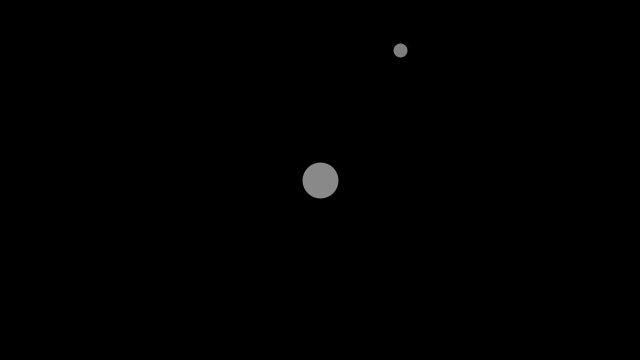
Frame 1 (no input)
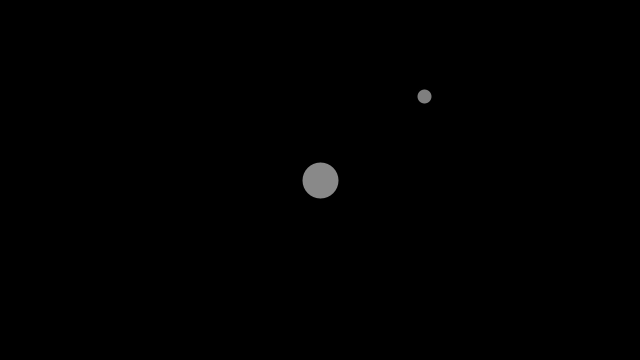
Frame 60 (the mouse pressed at the canvas centre just before this capture)
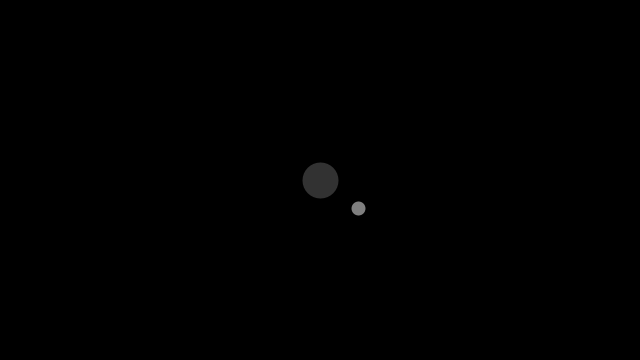
Frame 120 (the mouse held since frame 60 and released just before this capture)

The Processing sketch that drew these frames (run headless with seeded random() and noise(); from frame 60 on, the mouse is pressed at the canvas centre):

// Processing sketch: NOC_simulating_gravity
// ── NOC_simulating_gravity.pde
Attractor a;
Movable m;

void setup() {
  size(640, 360);
  a = new Attractor();
  m = new Movable();
}

void draw() {
  background(0);

  PVector f = a.attract(m);
  
  m.applyForce(f);
  
  m.move();
  
  a.drag();
  a.hover(mouseX,mouseY);
  
  a.display();
  m.display();
}

void mousePressed() {
  a.clicked(mouseX, mouseY); 
}

void mouseReleased() {
  a.stopDragging(); 
}

// ── Attractor.pde
class Attractor {
  float mass;    // Mass, tied to size
  float G;       // Gravitational Constant
  PVector pos;   // pos
  boolean dragging = false; // Is the object being dragged?
  boolean rollover = false; // Is the mouse over the ellipse?
  PVector dragOffset;  // holds the offset for when object is clicked on

  Attractor() {
    pos = new PVector(width/2,height/2);
    mass = 20;
    G = 1;
    dragOffset = new PVector(0.0,0.0);
  }

  PVector attract(Movable m) {
    PVector force = PVector.sub(pos,m.pos);   // Calculate direction of force
    float d = force.mag();                              // Distance between objects
    d = constrain(d,5.0,25.0);                          // Limiting the distance to eliminate "extreme" results for very close or very far objects
    force.normalize();                                  // Normalize vector (distance doesn't matter here, we just want this vector for direction)
    float strength = (G * mass * m.mass) / (d * d);     // Calculate gravitional force magnitude
    force.mult(strength);     // Get force vector --> magnitude * direction
    return force;
  }

  // Method to display
  void display() {
    ellipseMode(CENTER);
    strokeWeight(4);
    stroke(0);
    if (dragging) fill (50);
    else if (rollover) fill(100);
    else fill(175,200);
    ellipse(pos.x,pos.y,mass*2,mass*2);
  }

  // The methods below are for mouse interaction
  void clicked(int mx, int my) {
    float d = dist(mx,my,pos.x,pos.y);
    if (d < mass) {
      dragging = true;
      dragOffset.x = pos.x-mx;
      dragOffset.y = pos.y-my;
    }
  }

  void hover(int mx, int my) {
    float d = dist(mx,my,pos.x,pos.y);
    if (d < mass) {
      rollover = true;
    } 
    else {
      rollover = false;
    }
  }

  void stopDragging() {
    dragging = false;
  }



  void drag() {
    if (dragging) {
      pos.x = mouseX + dragOffset.x;
      pos.y = mouseY + dragOffset.y;
    }
  }

}

// ── Movable.pde
class Movable {

  PVector pos;
  PVector vel;
  PVector acc;
  float mass;

  Movable() {
    pos = new PVector(400,50);
    vel = new PVector(1,0);
    acc = new PVector(0,0);
    mass = 1;
  }
  
  void applyForce(PVector force) {
    PVector f = PVector.div(force,mass);
    acc.add(f);
  }
  
  void move() {
    vel.add(acc);
    pos.add(vel);
    acc.mult(0);
  }

  void display() {
    stroke(0);
    strokeWeight(2);
    fill(127);
    ellipse(pos.x,pos.y,16,16);
  }

  void checkEdges() {

    if (pos.x > width) {
      pos.x = 0;
    } else if (pos.x < 0) {
      pos.x = width;
    }

    if (pos.y > height) {
      vel.y *= -1;
      pos.y = height;
    }

  }

}
